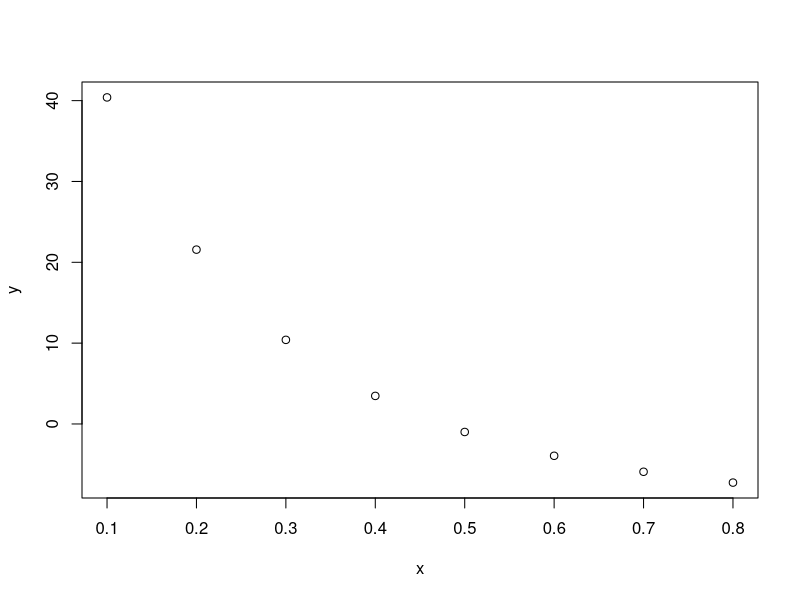
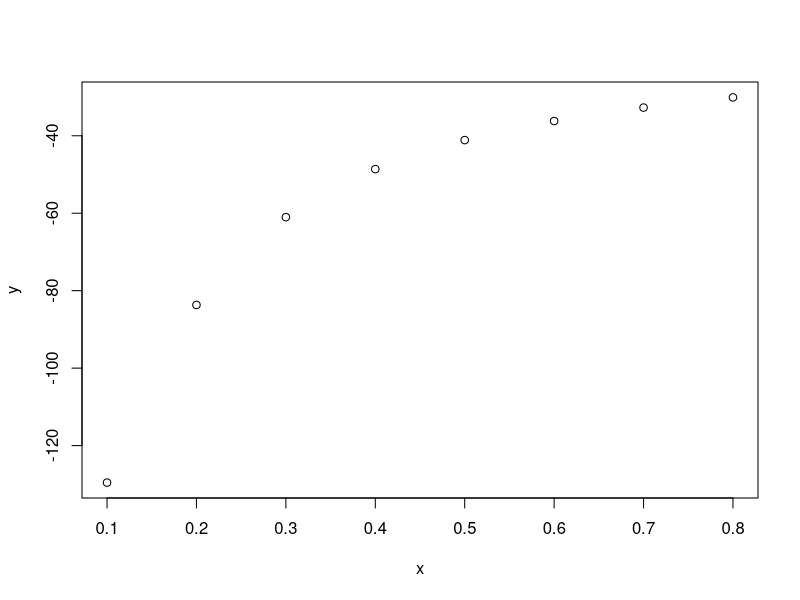

Source code (R) for these figures, in order:
## ---- chunk 1
knitr::opts_chunk$set(echo = TRUE)
## ---- chunk 2
x<-c(30:39)
x
## ---- chunk 3
qx.d<-c(0.00043,.00042,.00041,.00040,.00041,.00042,.00043,.00045,.00049,.00053)
qx.d
## ---- chunk 4
qx.w<-c(.25,.2,.175,.150,.150,.150,.150,.150,.150,1)
qx.w
## ---- chunk 5
aqx.d<-qx.d*(1-0.5*qx.w)
aqx.d
## ---- chunk 6
aqx.w<-qx.w*(1-0.5*qx.d)
aqx.w
## ---- chunk 7
al.x<-c()
ad.x.d<-c()
ad.x.w<-c()
al.x[1]<-100000
## ---- chunk 8
for (j in 1:10) {
  ad.x.d[j]<-al.x[j]*aqx.d[j]
  ad.x.w[j]<-al.x[j]*aqx.w[j]
  al.x[j+1]<-al.x[j]-ad.x.d[j]-ad.x.w[j]
}
al.x
## ---- chunk 9
ad.x.d
## ---- chunk 10
ad.x.w
## ---- chunk 11
prems<-c(rep(5000,10))
prems
## ---- chunk 12
pbf<-c(prems[1]*0.45,prems[2:10]*0.01)
pbf
## ---- chunk 13
bsm<-c(0.005*prems[1]*(1-0.45),0.005*prems[2:10]*(1-0.01))
bsm
## ---- chunk 14
IP<-prems-pbf-bsm
IP
## ---- chunk 15
i<-0.1;m<-0.003
VU<-c()
for (j in 2:10) {
  VU[1]<-IP[1]*(1+i)*(1-m)
  VU[j]<-(VU[j-1]+IP[j])*(1+i)*(1-m)
}
VU
## ---- chunk 16
t<-c(1:10)
exp<-c(prems[1]*0.45+58,58*1.2^(t[2:10]-1))
exp
## ---- chunk 17
d.s_bft<-VU
d.s_bft
## ---- chunk 18
EIP_u<-IP*al.x[1:10]/al.x[1]
EIP_u
## ---- chunk 19
EVU_u<-VU*al.x[2:11]/al.x[1]
EVU_u
## ---- chunk 20
int_u<-c(i*EIP_u[1],i*(EVU_u[1:9]+EIP_u[2:10]))
int_u
## ---- chunk 21
Tmsfr.t.nu<-c()
for (j in 2:10) {
  Tmsfr.t.nu[1]<-EIP_u[1]+int_u[1]-EVU_u[1]
  Tmsfr.t.nu[j]<-EVU_u[j-1]+EIP_u[j]+int_u[j]-EVU_u[j]
}
Tmsfr.t.nu
## ---- chunk 22
Epbf_nu<-pbf*al.x[1:10]/al.x[1]
Epbf_nu
## ---- chunk 23
Ebsm_nu<-bsm*al.x[1:10]/al.x[1]
Ebsm_nu
## ---- chunk 24
Eexp_nu<-exp*al.x[1:10]/al.x[1]
Eexp_nu
## ---- chunk 25
Ed_bft_nu<-d.s_bft*ad.x.d/al.x[1]
Ed_bft_nu
## ---- chunk 26
Es_bft_nu<-d.s_bft*ad.x.w/al.x[1]
Es_bft_nu
## ---- chunk 27
i_nu<-0.08
int_nu<-i_nu*(Epbf_nu+Ebsm_nu-Eexp_nu)
int_nu
## ---- chunk 28
Transfer<-Epbf_nu+Ebsm_nu-Eexp_nu+int_nu+Tmsfr.t.nu-Ed_bft_nu-Es_bft_nu
Transfer
## ---- chunk 29
EPV_Transfer<-sum(1.125^(-t)*Transfer)
EPV_Transfer
## ---- chunk 30
prob<-EPV_Transfer/prems[1]
prob
## ---- chunk 31
x<-seq(0.1,0.8,0.1)
y<-c(sum((1+0.1)^(-t)*Transfer),sum((1+0.2)^(-t)*Transfer),sum((1+0.3)^(-t)*Transfer),sum((1+0.4)^(-t)*Transfer),sum((1+0.5)^(-t)*Transfer),sum((1+0.6)^(-t)*Transfer),sum((1+0.7)^(-t)*Transfer),sum((1+0.8)^(-t)*Transfer))
plot(x,y)
## ---- chunk 32
f<-function(p)(abs(sum((1+p)^(-t)*Transfer)))
nlm(f,0.5)
## ---- chunk 33
si<-20000
ic<-1.2*qx.d*si
ic
## ---- chunk 34
IP_in<-prems-pbf-bsm-ic
IP_in
## ---- chunk 35
VU_in<-c()
for (j in 2:10) {
  VU_in[1]<-IP_in[1]*(1+i)*(1-m)
  VU_in[j]<-(VU_in[j-1]+IP_in[j])*(1+i)*(1-m)
}
VU_in
## ---- chunk 36
exp_in<-c(prems[1]*0.45+75,75*1.25^(t[2:10]-1))
exp_in
## ---- chunk 37
d_bft_in<-VU_in+si
d_bft_in
## ---- chunk 38
s_bft_in<-VU_in
s_bft_in
## ---- chunk 39
EIP_u_in<-IP_in*al.x[1:10]/al.x[1]
EIP_u_in
## ---- chunk 40
EVU_u_in<-VU_in*al.x[2:11]/al.x[1]
EVU_u_in
## ---- chunk 41
int_u_in<-c(i*EIP_u_in[1],i*(EVU_u_in[1:9]+EIP_u_in[2:10]))
int_u_in
## ---- chunk 42
Tmsfr.t.nu_in<-c()
for (j in 2:10) {
  Tmsfr.t.nu_in[1]<-EIP_u_in[1]+int_u_in[1]-EVU_u_in[1]
  Tmsfr.t.nu_in[j]<-EVU_u_in[j-1]+EIP_u_in[j]+int_u_in[j]-EVU_u_in[j]
}
Tmsfr.t.nu_in
## ---- chunk 43
Eic_nu<-ic*al.x[1:10]/al.x[1]
Eic_nu
## ---- chunk 44
Eexp_in_nu<-exp_in*al.x[1:10]/al.x[1]
Eexp_in_nu
## ---- chunk 45
Ed_bft_in_nu<-d_bft_in*ad.x.d/al.x[1]
Ed_bft_in_nu
## ---- chunk 46
Es_bft_in_nu<-s_bft_in*ad.x.w/al.x[1]
Es_bft_in_nu
## ---- chunk 47
i_in_nu<-0.08
int_in_nu<-i_in_nu*(Epbf_nu+Ebsm_nu+Eic_nu-Eexp_in_nu)
int_in_nu
## ---- chunk 48
Transfer_in<-Epbf_nu+Ebsm_nu+Eic_nu-Eexp_in_nu+int_in_nu+Tmsfr.t.nu_in-Ed_bft_in_nu-Es_bft_in_nu
Transfer_in
## ---- chunk 49
EPV_Transfer_in<-sum(1.125^(-t)*Transfer_in)
EPV_Transfer_in
## ---- chunk 50
prob_in<-EPV_Transfer_in/prems[1]
prob_in
## ---- chunk 51
x<-seq(0.1,0.8,0.1)
y<-c(sum((1+0.1)^(-t)*Transfer_in),sum((1+0.2)^(-t)*Transfer_in),sum((1+0.3)^(-t)*Transfer_in),sum((1+0.4)^(-t)*Transfer_in),sum((1+0.5)^(-t)*Transfer_in),sum((1+0.6)^(-t)*Transfer_in),sum((1+0.7)^(-t)*Transfer_in),sum((1+0.8)^(-t)*Transfer_in))
plot(x,y)
